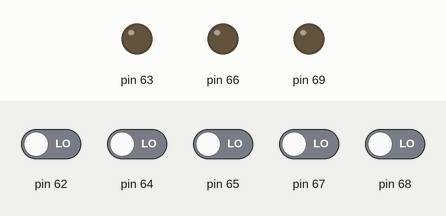
Simulated run of this sketch. Board: Arduino Mega 2560, built with avr-gcc and run on an emulated ATmega2560. Parts: output pins drawn as LEDs (lit = HIGH). The test bench sets the inputs (shaded band); at power-on: pin 62, pin 64, pin 65, pin 67, pin 68 LOW.

Above: at 1.2 s.
1.3 s: pin 62 driven HIGH
At 1.6 s:
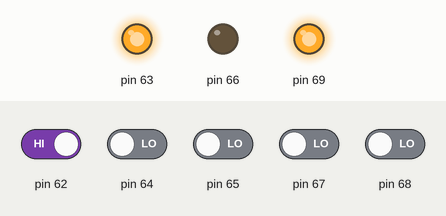
2.8 s: pin 64 driven HIGH
At 3.9 s:
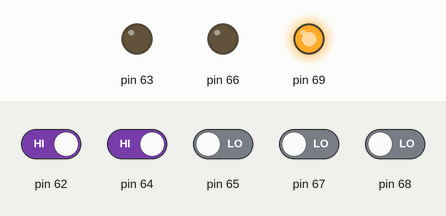
4.3 s: pin 65 driven HIGH
At 5.0 s:
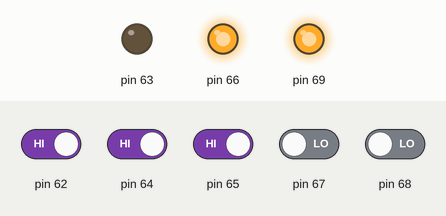
5.8 s: pin 68 driven HIGH
At 6.2 s:
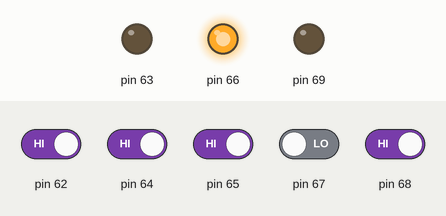
7.3 s: pin 62 driven LOW
At 8.5 s:
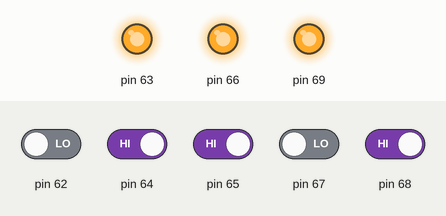
8.8 s: pin 68 driven LOW
At 9.7 s:
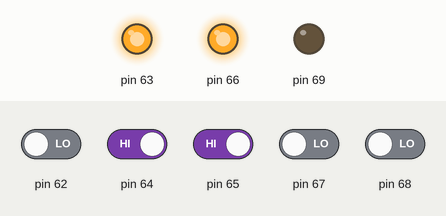
Timing chart, 0 to 11.3 s (numbered marks = the images above; inputs shaded):
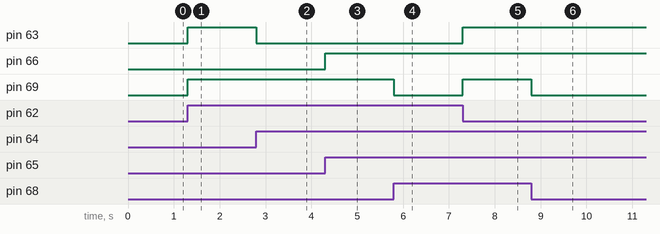

The sketch:

Q16.ino
```cpp
void setup() {
  DDRK = 0b10010010;
  PORTK = 0b01101101;
}
void loop()
{
  unsigned int sw = ~PINK & 0b01101101;
  //unsigned int r = sw << 1;
  //unsigned int l = (sw >> 1) | ((sw & 0x01) << 7);
  PORTK = ((sw << 1) ^ ((sw >> 1) | ((sw & 0x01) << 7))) & 0b10010010;
}
```

Measured:
- after the input at 1.3 s, pin 63, pin 69: LOW → HIGH at once
- after the input at 2.8 s, pin 63: HIGH → LOW at once
- after the input at 4.3 s, pin 66: LOW → HIGH at once
- after the input at 5.8 s, pin 69: HIGH → LOW at once
- after the input at 7.3 s, pin 63, pin 69: LOW → HIGH at once
- after the input at 8.8 s, pin 69: HIGH → LOW at once
